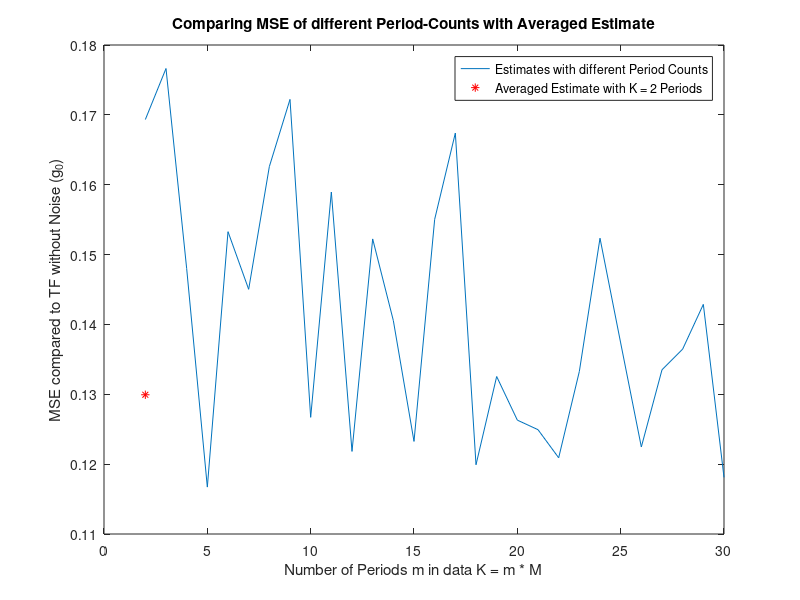
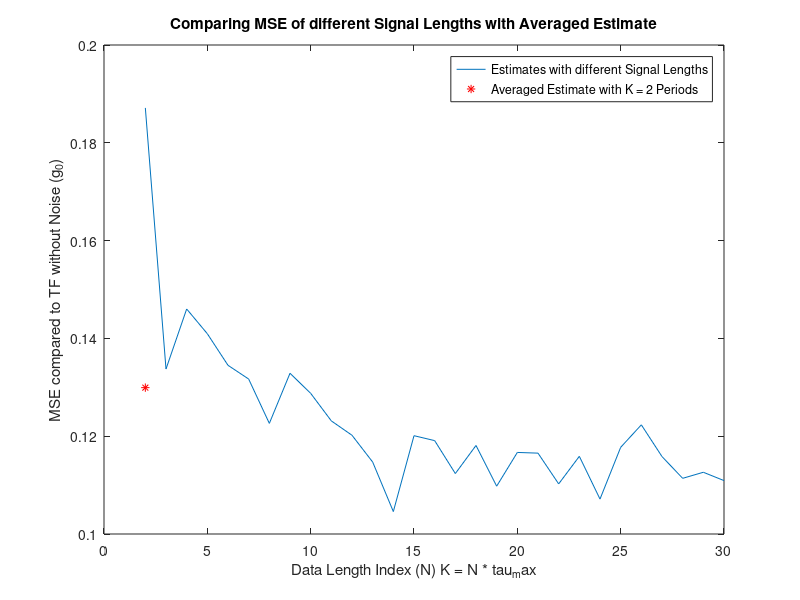

Recreate these plots in MATLAB, in order.
%-------------------------------------------------
% System Identification Exercise Set 6, Task 3
% Flavio Regenass
% November 2020
%-------------------------------------------------
% Pulse Response

clc; clear all;

M = 80; % Period Length of PRBS Signal
tau_max = 80;
m = 2; % number of Periods

% Parameters
a = 5/8;
b = 11/10;

%% Task 1: Averaging

% PRBS input
u_seq = 4*round(rand(1, M)) - 2; % 1 Period
u = [];
for k = 1:m
    u = [u, u_seq]; % Assemble Periodical Input
end

% Form Toeplitz Matrix
T = toeplitz(u);
T = T - triu(T, 1); % Subtract upper right part for causal System (all zeros)

% Truncate Toeplitz Matrix for Tau_max
phi = T(:, 1:tau_max+1);

g_hat_avg = [];
g_hat = zeros(tau_max+1, 2);

for i = 1:2 % Iterate twice and Average
    
    % Noise
    cov = 0.05 * eye(m*M);
    mean = zeros(m*M,1);
    v = mvnrnd(mean,cov,1);
    
    % Output y
    y = zeros(m*M,1);
    
    for t = 1:m*M
        if t == 1
            y(1) = a * 0 + b * 0 + v(1);
        else
            y(t) = a * y(t-1) + b * u(t-1) + v(t);
        end
    end
    % Estimate Transfer Function
    g_hat(:, i) = (phi.' * phi) \ phi.' * y;
end

g_hat_avg = 1/2 * (g_hat(:, 1) + g_hat(:, 2));

%% Task 2: Increase Measurement Length K

m_vec = [2:30]; % Number of Periods measured
MSE2 = zeros(1,length(m_vec));
g_hat_task2 = zeros(tau_max+1, length(m_vec));

% Compute true Transfer function g_0, without noise added
% Output y
y_0 = zeros(m*M,1);
for t = 1:m*M
    if t == 1
        y_0(1) = 0;
    else
        y_0(t) = a * y(t-1) + b * u(t-1);
    end
end
% Estimate Transfer Function
g_0 = (phi.' * phi) \ phi.' * y_0;

% Compute estimates for varying Period Counts Applied
for periodCount = m_vec
    
    % PRBS input
    u_seq = 4*round(rand(1, M)) - 2; % 1 Period
    u2 = [];
    for k = 1:periodCount
        u2 = [u2, u_seq]; % Assemble Periodical Input
    end
    
    % Form Toeplitz Matrix
    T2 = toeplitz(u2);
    T2 = T2 - triu(T2, 1); % Subtract upper right part for causal System (all zeros)
    
    % Truncate Toeplitz Matrix for Tau_max
    phi = T2(:, 1:tau_max+1);
    
    % Noise
    cov = 0.05 * eye(periodCount*M);
    mean = zeros(periodCount*M,1);
    v = mvnrnd(mean,cov,1);
    
    % Output y
    y2 = zeros(periodCount*M,1);
    
    for t = 1:periodCount*M
        if t == 1
            y2(1) = a * 0 + b * 0 + v(1);
        else
            y2(t) = a * y2(t-1) + b * u2(t-1) + v(t);
        end
    end
        
    % Estimate Transfer Function
    g_hat_task2(:, periodCount) = (phi.' * phi) \ phi.' * y2;
    
    % Calculate the error of the Estimate
    MSE2(periodCount-1) = sqrt(sum((g_hat_task2(:, periodCount) - g_0).^2));
end

% Plot the result
figure;
plot(m_vec, MSE2)
hold on
plot(2, sqrt(sum((g_hat_avg - g_0).^2)), 'r*')
legend('Estimates with different Period Counts', 'Averaged Estimate with K = 2 Periods')
xlabel('Number of Periods m in data K = m * M')
ylabel('MSE compared to TF without Noise (g_{0})')
title('Comparing MSE of different Period-Counts with Averaged Estimate')

%% Task 3: Make Signal longer

MSE3 = zeros(1,length(m_vec));
g_hat_task3 = zeros(tau_max+1, length(m_vec));

% Compute estimates for varying Period Counts Applied
for periodCount = m_vec
    
    % PRBS input
    u_seq3 = 4*round(rand(1, periodCount*tau_max)) - 2; % 1 Period
    u3 = u_seq3;
    
    % Form Toeplitz Matrix
    T3 = toeplitz(u3);
    T3 = T3 - triu(T3, 1); % Subtract upper right part for causal System (all zeros)
    
    % Truncate Toeplitz Matrix for Tau_max
    phi3 = T3(:, 1:tau_max+1);
    
    % Noise
    cov = 0.05 * eye(periodCount*M);
    mean = zeros(periodCount*M,1);
    v = mvnrnd(mean,cov,1);
    
    % Output y
    y3 = zeros(periodCount*tau_max,1);
    
    for t = 1:periodCount*M
        if t == 1
            y3(1) = a * 0 + b * 0 + v(1);
        else
            y3(t) = a * y3(t-1) + b * u3(t-1) + v(t);
        end
    end
        
    % Estimate Transfer Function
    g_hat_task3(:, periodCount) = (phi3.' * phi3) \ phi3.' * y3;
    
    % Calculate the error of the Estimate
    MSE3(periodCount-1) = sqrt(sum((g_hat_task3(:, periodCount) - g_0).^2));
end

% Plot the result
figure;
plot(m_vec, MSE3)
hold on
plot(2, sqrt(sum((g_hat_avg - g_0).^2)), 'r*')
legend('Estimates with different Signal Lengths', 'Averaged Estimate with K = 2 Periods')
xlabel('Data Length Index (N) K = N * tau_max')
ylabel('MSE compared to TF without Noise (g_{0})')
title('Comparing MSE of different Signal Lengths with Averaged Estimate')

